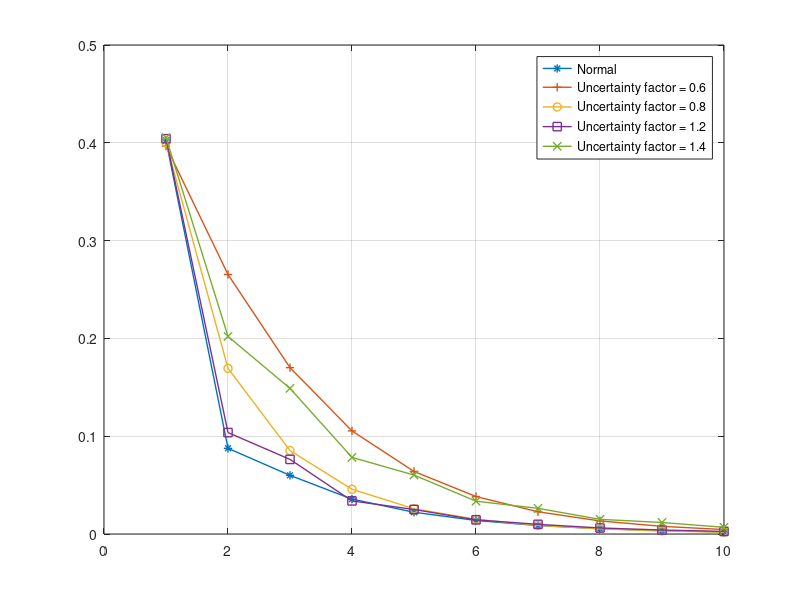

Here is the MATLAB script that generated this plot:
font_size = 14;
line_width = 1;

load e_dock_C3
load e_dock_C3_B1
load e_dock_C3_B2
load e_dock_C3_B3
load e_dock_C3_B4

figure(1)
set(gca,'FontSize',font_size)
xlabel('k','fontsize',font_size+5,'fontname','Times New Roman')
ylabel('e_d_o_c_k(m)','fontsize',font_size+5,'fontname','Times New Roman')
plot(e_dock_C3,'-*','linewidth',line_width)
hold on
plot(e_dock_C3_B1,'-+','linewidth',line_width)
plot(e_dock_C3_B2,'-o','linewidth',line_width)
plot(e_dock_C3_B3,'-s','linewidth',line_width)
plot(e_dock_C3_B4,'-x','linewidth',line_width)
legend('Normal','Uncertainty factor = 0.6','Uncertainty factor = 0.8','Uncertainty factor = 1.2','Uncertainty factor = 1.4')
hold off
grid on 